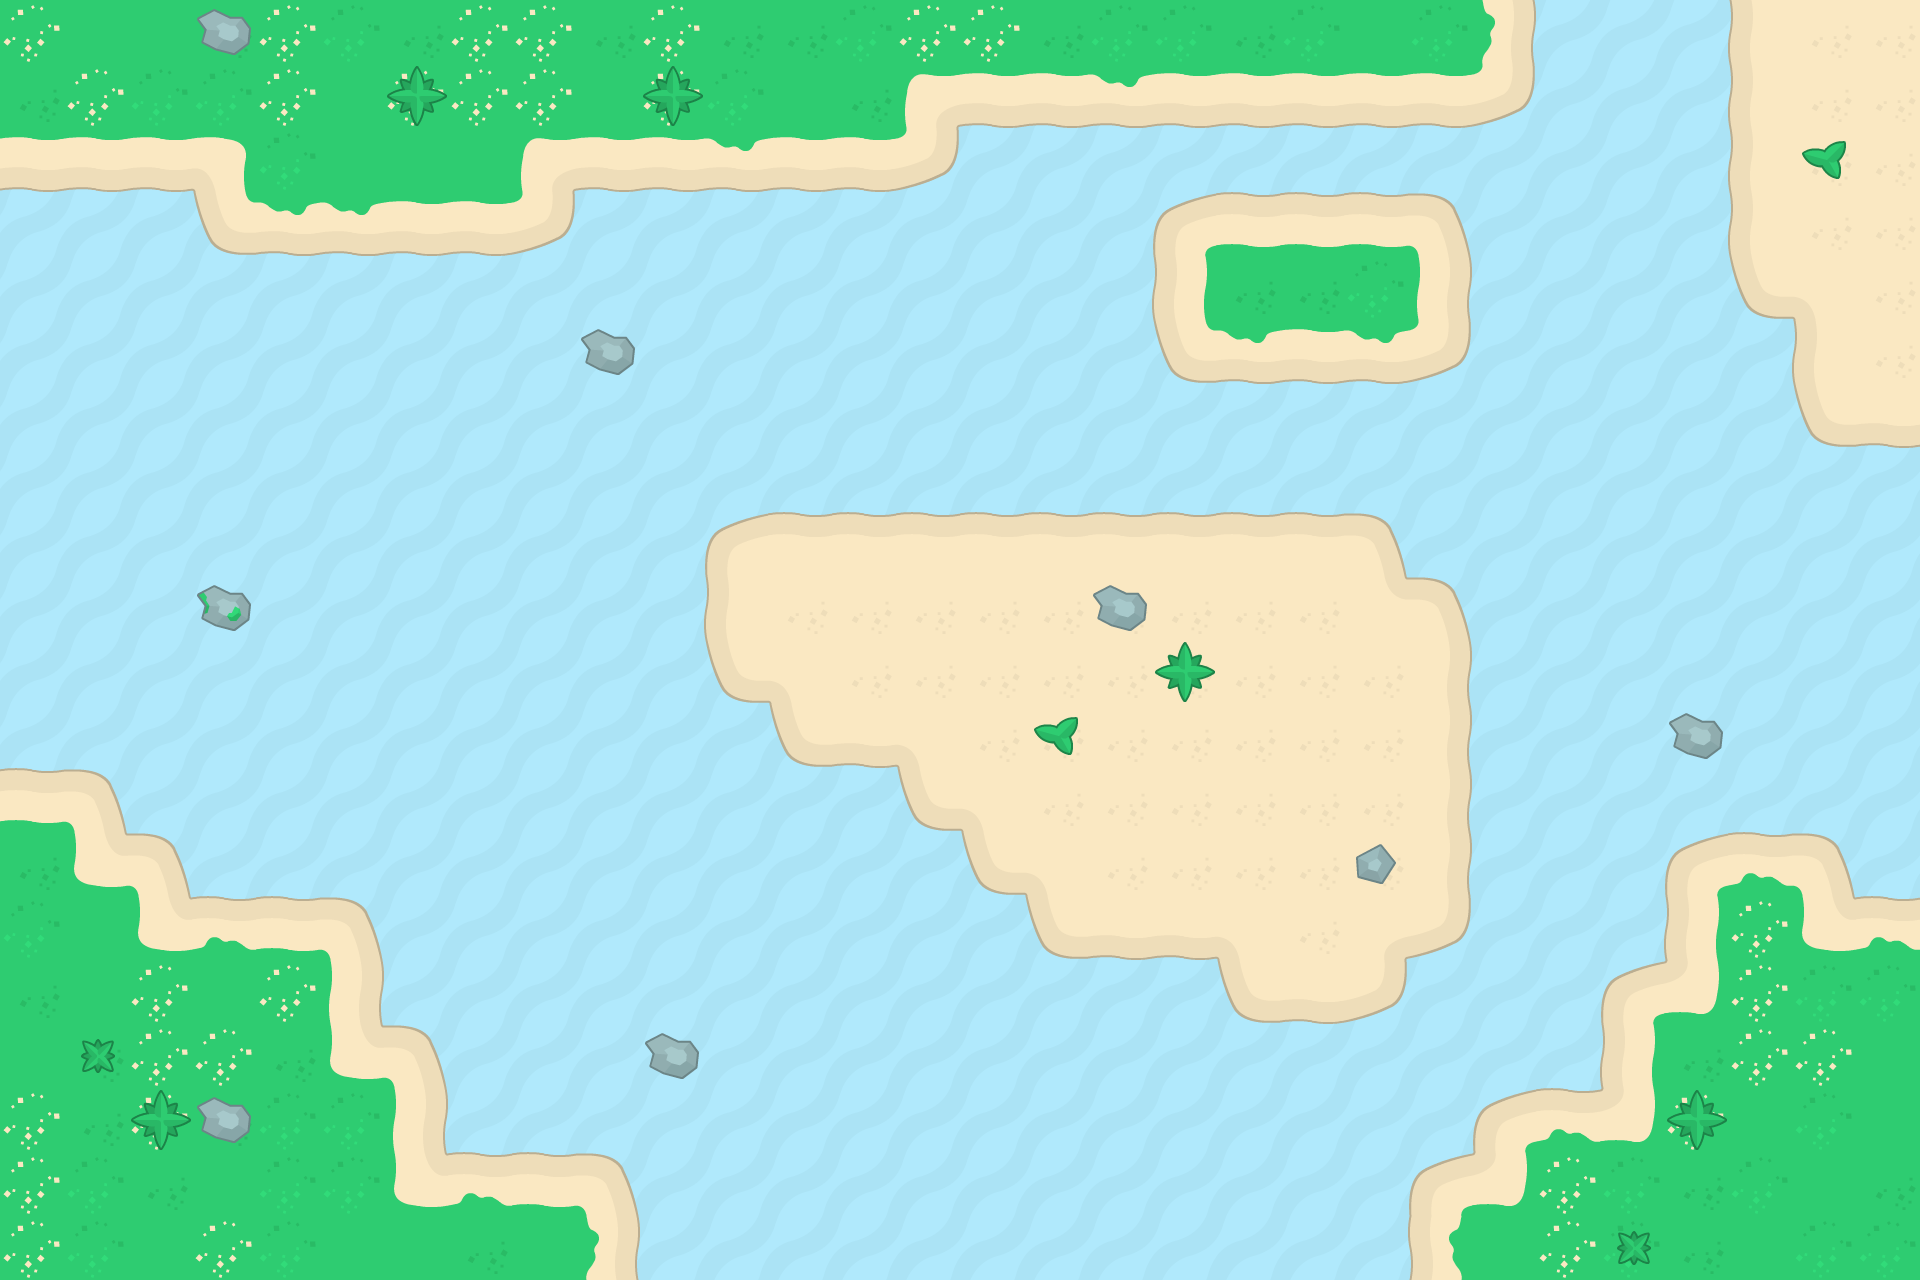

The image is a tile-based game level rendered from a .tmx file. Its description and source (layers, tilesets, objects; grid data summarised) follow:
An orthogonal 30x20 tile map with 64x64 px tiles, 4 tile layers (watter, lowland, land, items) and 6 objects (Debut, Fin, ennemi1, ennemi2, ennemi3, ...).

<map version="1.2" tiledversion="1.2.1" orientation="orthogonal" renderorder="right-down" width="30" height="20" tilewidth="64" tileheight="64" infinite="0" nextlayerid="17" nextobjectid="13">
 <tileset firstgid="1" name="tilesheet" tilewidth="64" tileheight="64" tilecount="96" columns="16">
  <image source="../images/tilesheet.png" width="1024" height="384" />
  <terraintypes>
   <terrain name="GrasstoSand" tile="24" />
   <terrain name="sand" tile="68" />
   <terrain name="lowland" tile="26" />
  </terraintypes>
  <tile id="0" terrain=",,,1">
   <properties>
    <property name="Collides" type="bool" value="true" />
   </properties>
  </tile>
  <tile id="1" terrain=",,1,1">
   <properties>
    <property name="Collides" type="bool" value="true" />
   </properties>
  </tile>
  <tile id="2" terrain=",,1,">
   <properties>
    <property name="Collides" type="bool" value="true" />
   </properties>
  </tile>
  <tile id="3" terrain="1,1,1,">
   <properties>
    <property name="Collides" type="bool" value="true" />
   </properties>
  </tile>
  <tile id="4" terrain="1,1,,1">
   <properties>
    <property name="Collides" type="bool" value="true" />
   </properties>
  </tile>
  <tile id="5" terrain=",,,0">
   <properties>
    <property name="Collides" type="bool" value="true" />
   </properties>
  </tile>
  <tile id="6" terrain=",,0,0">
   <properties>
    <property name="Collides" type="bool" value="true" />
   </properties>
  </tile>
  <tile id="7" terrain=",,0,0">
   <properties>
    <property name="Collides" type="bool" value="true" />
   </properties>
  </tile>
  <tile id="8" terrain=",,0,">
   <properties>
    <property name="Collides" type="bool" value="true" />
   </properties>
  </tile>
  <tile id="9" terrain=",,,2">
   <properties>
    <property name="Collides" type="bool" value="false" />
   </properties>
  </tile>
  <tile id="10" terrain=",,2,2">
   <properties>
    <property name="Collides" type="bool" value="false" />
   </properties>
  </tile>
  <tile id="11" terrain=",,2,">
   <properties>
    <property name="Collides" type="bool" value="false" />
   </properties>
  </tile>
  <tile id="12">
   <properties>
    <property name="Collides" type="bool" value="true" />
   </properties>
  </tile>
  <tile id="13">
   <properties>
    <property name="Collides" type="bool" value="true" />
   </properties>
  </tile>
  <tile id="14">
   <properties>
    <property name="Collides" type="bool" value="true" />
   </properties>
  </tile>
  <tile id="15">
   <properties>
    <property name="Collides" type="bool" value="true" />
   </properties>
  </tile>
  <tile id="16" terrain=",1,,1">
   <properties>
    <property name="Collides" type="bool" value="true" />
   </properties>
  </tile>
  <tile id="17">
   <properties>
    <property name="Collides" type="bool" value="true" />
   </properties>
  </tile>
  <tile id="18" terrain="1,,1,">
   <properties>
    <property name="Collides" type="bool" value="true" />
   </properties>
  </tile>
  <tile id="19" terrain="1,,1,1">
   <properties>
    <property name="Collides" type="bool" value="true" />
   </properties>
  </tile>
  <tile id="20" terrain=",1,1,1">
   <properties>
    <property name="Collides" type="bool" value="true" />
   </properties>
  </tile>
  <tile id="21" terrain=",0,,0">
   <properties>
    <property name="Collides" type="bool" value="true" />
   </properties>
  </tile>
  <tile id="22" terrain="0,0,0,0">
   <properties>
    <property name="Collides" type="bool" value="true" />
   </properties>
  </tile>
  <tile id="23" terrain="0,0,0,0">
   <properties>
    <property name="Collides" type="bool" value="true" />
   </properties>
  </tile>
  <tile id="24" terrain="0,,0,">
   <properties>
    <property name="Collides" type="bool" value="true" />
   </properties>
  </tile>
  <tile id="25" terrain=",2,,2">
   <properties>
    <property name="Collides" type="bool" value="false" />
   </properties>
  </tile>
  <tile id="26" terrain="2,2,2,2">
   <properties>
    <property name="Collides" type="bool" value="false" />
   </properties>
  </tile>
  <tile id="27" terrain="2,,2,">
   <properties>
    <property name="Collides" type="bool" value="false" />
   </properties>
  </tile>
  <tile id="28">
   <properties>
    <property name="Collides" type="bool" value="true" />
   </properties>
  </tile>
  <tile id="29">
   <properties>
    <property name="Collides" type="bool" value="true" />
   </properties>
  </tile>
  <tile id="30">
   <properties>
    <property name="Collides" type="bool" value="true" />
   </properties>
  </tile>
  <tile id="31">
   <properties>
    <property name="Collides" type="bool" value="true" />
   </properties>
  </tile>
  <tile id="32" terrain=",1,,">
   <properties>
    <property name="Collides" type="bool" value="true" />
   </properties>
  </tile>
  <tile id="33" terrain="1,1,,">
   <properties>
    <property name="Collides" type="bool" value="true" />
   </properties>
  </tile>
  <tile id="34" terrain="1,,,">
   <properties>
    <property name="Collides" type="bool" value="true" />
   </properties>
  </tile>
  <tile id="35" terrain="0,0,0,">
   <properties>
    <property name="Collides" type="bool" value="true" />
   </properties>
  </tile>
  <tile id="36" terrain="0,0,,0">
   <properties>
    <property name="Collides" type="bool" value="true" />
   </properties>
  </tile>
  <tile id="37" terrain=",0,,0">
   <properties>
    <property name="Collides" type="bool" value="true" />
   </properties>
  </tile>
  <tile id="38" terrain="0,0,0,0">
   <properties>
    <property name="Collides" type="bool" value="true" />
   </properties>
  </tile>
  <tile id="39" terrain="0,0,0,0">
   <properties>
    <property name="Collides" type="bool" value="true" />
   </properties>
  </tile>
  <tile id="40" terrain="0,,0,">
   <properties>
    <property name="Collides" type="bool" value="true" />
   </properties>
  </tile>
  <tile id="41" terrain=",2,,">
   <properties>
    <property name="Collides" type="bool" value="false" />
   </properties>
  </tile>
  <tile id="42" terrain="2,2,,">
   <properties>
    <property name="Collides" type="bool" value="false" />
   </properties>
  </tile>
  <tile id="43" terrain="2,,,">
   <properties>
    <property name="Collides" type="bool" value="false" />
   </properties>
  </tile>
  <tile id="44">
   <properties>
    <property name="Collides" type="bool" value="true" />
   </properties>
  </tile>
  <tile id="45">
   <properties>
    <property name="Collides" type="bool" value="true" />
   </properties>
  </tile>
  <tile id="46">
   <properties>
    <property name="Collides" type="bool" value="true" />
   </properties>
  </tile>
  <tile id="47">
   <properties>
    <property name="Collides" type="bool" value="true" />
   </properties>
  </tile>
  <tile id="48">
   <properties>
    <property name="Collides" type="bool" value="true" />
   </properties>
  </tile>
  <tile id="49">
   <properties>
    <property name="Collides" type="bool" value="true" />
   </properties>
  </tile>
  <tile id="50">
   <properties>
    <property name="Collides" type="bool" value="true" />
   </properties>
  </tile>
  <tile id="51" terrain="0,,0,0">
   <properties>
    <property name="Collides" type="bool" value="true" />
   </properties>
  </tile>
  <tile id="52" terrain=",0,0,0">
   <properties>
    <property name="Collides" type="bool" value="true" />
   </properties>
  </tile>
  <tile id="53" terrain=",0,,">
   <properties>
    <property name="Collides" type="bool" value="true" />
   </properties>
  </tile>
  <tile id="54" terrain="0,0,,">
   <properties>
    <property name="Collides" type="bool" value="true" />
   </properties>
  </tile>
  <tile id="55" terrain="0,0,,">
   <properties>
    <property name="Collides" type="bool" value="true" />
   </properties>
  </tile>
  <tile id="56" terrain="0,,,">
   <properties>
    <property name="Collides" type="bool" value="true" />
   </properties>
  </tile>
  <tile id="57" terrain="2,2,2,">
   <properties>
    <property name="Collides" type="bool" value="false" />
   </properties>
  </tile>
  <tile id="58" terrain="2,2,,2">
   <properties>
    <property name="Collides" type="bool" value="false" />
   </properties>
  </tile>
  <tile id="59">
   <properties>
    <property name="Collides" type="bool" value="true" />
   </properties>
  </tile>
  <tile id="60">
   <properties>
    <property name="Collides" type="bool" value="true" />
   </properties>
  </tile>
  <tile id="61">
   <properties>
    <property name="Collides" type="bool" value="true" />
   </properties>
  </tile>
  <tile id="62">
   <properties>
    <property name="Collides" type="bool" value="true" />
   </properties>
  </tile>
  <tile id="63">
   <properties>
    <property name="Collides" type="bool" value="true" />
   </properties>
  </tile>
  <tile id="64">
   <properties>
    <property name="Collides" type="bool" value="true" />
   </properties>
  </tile>
  <tile id="65">
   <properties>
    <property name="Collides" type="bool" value="true" />
   </properties>
  </tile>
  <tile id="66">
   <properties>
    <property name="Collides" type="bool" value="true" />
   </properties>
  </tile>
  <tile id="67">
   <properties>
    <property name="Collides" type="bool" value="true" />
   </properties>
  </tile>
  <tile id="68" terrain="1,1,1,1">
   <properties>
    <property name="Collides" type="bool" value="true" />
   </properties>
  </tile>
  <tile id="69">
   <properties>
    <property name="Collides" type="bool" value="true" />
   </properties>
  </tile>
  <tile id="70">
   <properties>
    <property name="Collides" type="bool" value="true" />
   </properties>
  </tile>
  <tile id="71">
   <properties>
    <property name="Collides" type="bool" value="true" />
   </properties>
  </tile>
  <tile id="72">
   <properties>
    <property name="Collides" type="bool" value="false" />
   </properties>
  </tile>
  <tile id="73" terrain="2,,2,2">
   <properties>
    <property name="Collides" type="bool" value="false" />
   </properties>
  </tile>
  <tile id="74" terrain=",2,2,2">
   <properties>
    <property name="Collides" type="bool" value="false" />
   </properties>
  </tile>
  <tile id="75">
   <properties>
    <property name="Collides" type="bool" value="true" />
   </properties>
  </tile>
  <tile id="76">
   <properties>
    <property name="Collides" type="bool" value="true" />
   </properties>
  </tile>
  <tile id="77">
   <properties>
    <property name="Collides" type="bool" value="true" />
   </properties>
  </tile>
  <tile id="78">
   <properties>
    <property name="Collides" type="bool" value="true" />
   </properties>
  </tile>
  <tile id="79">
   <properties>
    <property name="Collides" type="bool" value="true" />
   </properties>
  </tile>
  <tile id="80">
   <properties>
    <property name="Collides" type="bool" value="true" />
   </properties>
  </tile>
  <tile id="81">
   <properties>
    <property name="Collides" type="bool" value="true" />
   </properties>
  </tile>
  <tile id="82">
   <properties>
    <property name="Collides" type="bool" value="true" />
   </properties>
  </tile>
  <tile id="83">
   <properties>
    <property name="Collides" type="bool" value="true" />
   </properties>
  </tile>
  <tile id="84">
   <properties>
    <property name="Collides" type="bool" value="true" />
   </properties>
  </tile>
  <tile id="85">
   <properties>
    <property name="Collides" type="bool" value="true" />
   </properties>
  </tile>
  <tile id="86">
   <properties>
    <property name="Collides" type="bool" value="true" />
   </properties>
  </tile>
  <tile id="87">
   <properties>
    <property name="Collides" type="bool" value="true" />
   </properties>
  </tile>
  <tile id="88">
   <properties>
    <property name="Collides" type="bool" value="true" />
   </properties>
  </tile>
  <tile id="89">
   <properties>
    <property name="Collides" type="bool" value="true" />
   </properties>
  </tile>
  <tile id="90">
   <properties>
    <property name="Collides" type="bool" value="true" />
   </properties>
  </tile>
  <tile id="91">
   <properties>
    <property name="Collides" type="bool" value="true" />
   </properties>
  </tile>
  <tile id="92">
   <properties>
    <property name="Collides" type="bool" value="true" />
   </properties>
  </tile>
  <tile id="93">
   <properties>
    <property name="Collides" type="bool" value="true" />
   </properties>
  </tile>
  <tile id="94">
   <properties>
    <property name="Collides" type="bool" value="true" />
   </properties>
  </tile>
  <tile id="95">
   <properties>
    <property name="Collides" type="bool" value="true" />
   </properties>
  </tile>
 </tileset>
 <layer id="13" name="watter" width="30" height="20">
  <data>[600 cells, 600 non-empty, 1 distinct tile ids]</data>
 </layer>
 <layer id="14" name="lowland" width="30" height="20">
  <data>[600 cells, 0 non-empty, 0 distinct tile ids]</data>
 </layer>
 <layer id="15" name="land" width="30" height="20">
  <data>[600 cells, 271 non-empty, 34 distinct tile ids]</data>
 </layer>
 <layer id="16" name="items" width="30" height="20">
  <data>[600 cells, 13 non-empty, 5 distinct tile ids]</data>
 </layer>
 <objectgroup id="12" name="Objects">
  <object id="6" name="Debut" x="124.152" y="311.455">
   <properties>
    <property name="nbEnnemis" type="int" value="4" />
   </properties>
  </object>
  <object id="7" name="Fin" x="1840.55" y="605.455" />
  <object id="8" name="ennemi1" x="659.636" y="819.818">
   <properties>
    <property name="finX" type="int" value="513" />
    <property name="finY" type="int" value="911" />
   </properties>
  </object>
  <object id="9" name="ennemi2" x="1053" y="433">
   <properties>
    <property name="finX" type="int" value="823" />
    <property name="finY" type="int" value="312" />
   </properties>
  </object>
  <object id="10" name="ennemi3" x="1143.36" y="1143.7">
   <properties>
    <property name="finX" type="int" value="877" />
    <property name="finY" type="int" value="1095" />
   </properties>
  </object>
  <object id="11" name="ennemi4" x="1706" y="374">
   <properties>
    <property name="finX" type="int" value="1708" />
    <property name="finY" type="int" value="576" />
   </properties>
  </object>
 </objectgroup>
</map>
